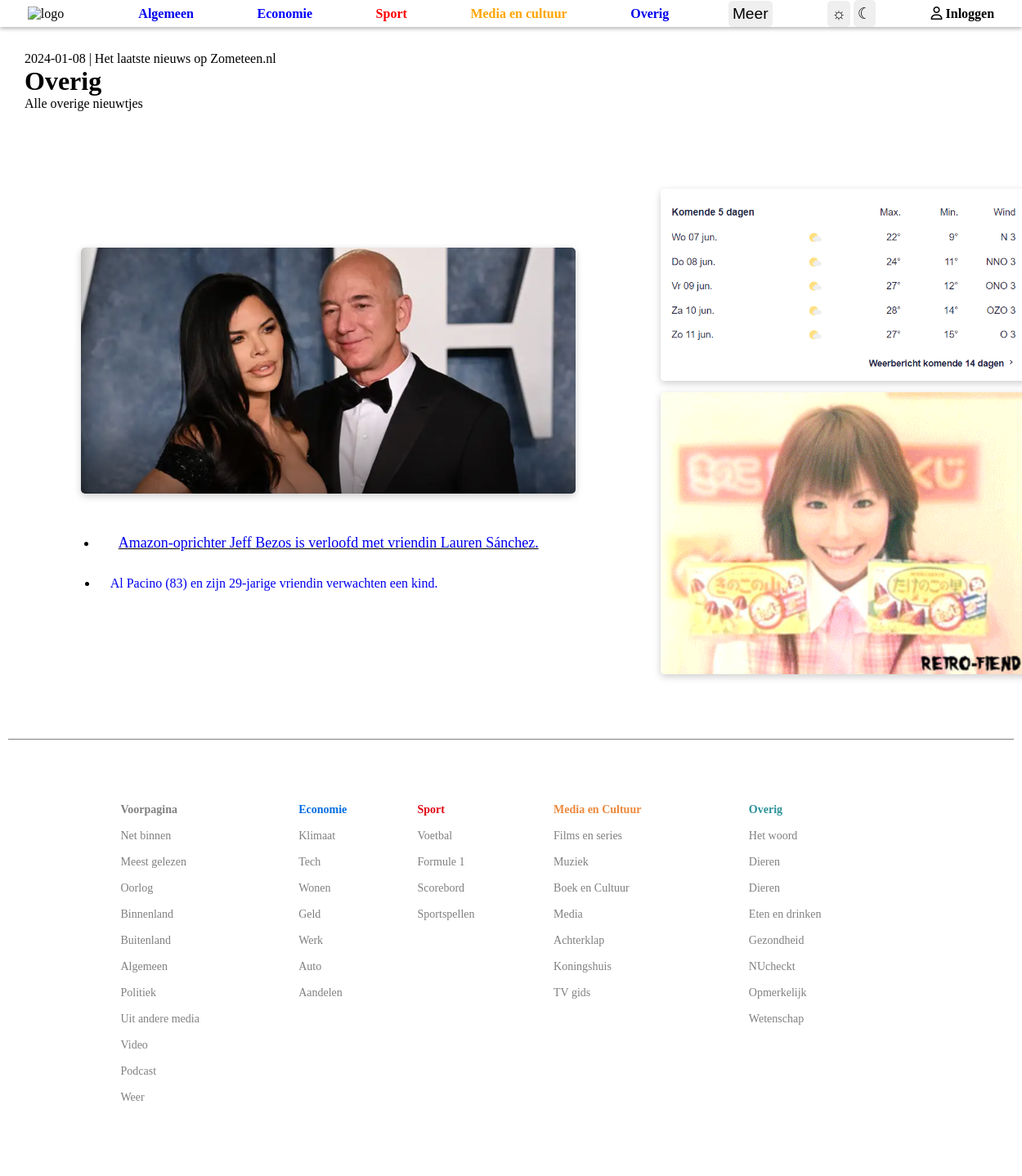
Page /overig.php on the committed database.
### tables this page shows
CREATE TABLE `nieuwsberichten` (
    id INT NOT NULL AUTO_INCREMENT PRIMARY KEY,
    titel VARCHAR(100) NOT NULL,
    categorie ENUM('economie', 'sport', 'media_en_cultuur', 'overig') NOT NULL,
    datum_geplaatst DATETIME NOT NULL,
    inhoud1 TEXT NOT NULL,
    inhoud2 TEXT NOT NULL,
    afbeelding_naam VARCHAR(100)
);

CREATE TABLE `advertenties` (
    id INT NOT NULL AUTO_INCREMENT PRIMARY KEY,
    naam VARCHAR(100) NULL,
    afbeelding_naam VARCHAR(100)
);

### database_connectie.php (called while the page is built)
<?php
$host = '127.0.0.1';
$db   = 'nieuwspagina_zometeen';
$user = 'bit_academy';
$pass = 'bit_academy';
$charset = 'utf8mb4';
$dsn = "mysql:host=$host;dbname=$db;charset=$charset";
$options = [
    PDO::ATTR_ERRMODE            => PDO::ERRMODE_EXCEPTION,
    PDO::ATTR_DEFAULT_FETCH_MODE => PDO::FETCH_ASSOC,
    PDO::ATTR_EMULATE_PREPARES   => false,
];
try {
    $pdo = new PDO($dsn, $user, $pass, $options);
} catch (PDOException $e) {
    exit('Error connecting to database: ' . $e->getMessage());
}
$random_number = rand(1, 7);
$advertensiePDO = $pdo->query("SELECT afbeelding_naam FROM advertenties WHERE id = $random_number");
$advertensie = $advertensiePDO->fetch();
?>

### overig.php (the view, shortened to what this page needs)
<!DOCTYPE html>
<html lang="nl">
<head>
    <?PHP
    include "./database_connectie.php";
    $artikelenPDO = $pdo->query("SELECT titel, id FROM nieuwsberichten WHERE
    categorie = 'overig' ORDER BY datum_geplaatst DESC");
    $afbeelding_naamPDO = $pdo ->query("SELECT afbeelding_naam FROM nieuwsberichten WHERE
    categorie = 'overig' ORDER BY datum_geplaatst DESC LIMIT 1");
    $afbeelding_naam = $afbeelding_naamPDO->fetch();
    ?>
    <link rel="stylesheet" href="style.css">
    <link rel="stylesheet" href="https://cdnjs.cloudflare.com/ajax/libs/font-awesome/6.4.0/css/all.min.css">
</head>
<body>
    <?PHP include "./header.php"; ?>
    <div class="titel">
        <p><?PHP echo date("Y-m-d") ?> | Het laatste nieuws op Zometeen.nl</p>
        <h1 class="overig">Overig</h1>
        <p>Alle overige nieuwtjes</p>
    </div>
    <div class="algemeen">
        <div>
            <img class="news_list_afbeelding" src="afbeeldingen/nieuws_afbeeldingen/<?PHP echo $afbeelding_naam['afbeelding_naam']; ?>.png" alt="afbeelding">
            <div class="news_list">
                <ul>
                <?PHP
                while($bericht = $artikelenPDO->fetch()) {
                    echo "<li class='nieuws_titel'><a href='./nieuwsbericht.php?id=" . $bericht['id'] . "'>" . $bericht['titel'] . "</a></li>";
                }
                ?>
                </ul>
            </div>
        </div>
        <div>
            <img src="afbeeldingen/weerbericht.png" alt="weerbericht" class="algemeen_afbeelding">
            <img src="afbeeldingen/adv/<?PHP echo $advertensie['afbeelding_naam']; ?>.gif" alt="adv" class="algemeen_afbeelding">
        </div>
   </div>
   <?PHP include "./footer.php";?>
</body>
</html>

### style.css (style rules this page uses)
* { margin: 0; padding: 0; }
body { display: flex; flex-direction: column; }
div { margin: 10px; padding: 20px; }
a { text-decoration: none; padding: 5px; border-radius: 5px; }
.titel { width: 310px; }
.algemeen { display: flex; flex-direction: row; justify-content: space-evenly; align-items: center; }
.algemeen>div:last-child { width: 30%; }
.nieuws_titel { padding: 10px; }
.nieuws_titel:first-child { font-size: large; text-decoration: underline; padding: 20px; }
.algemeen_afbeelding { width: 450px; border-radius: 5px; box-shadow: 0 3px 10px rgb(0 0 0 / 0.2); margin: 5px; }
.news_list_afbeelding { display: block; width: 97%; border-radius: 5px; box-shadow: 0 3px 10px rgb(0 0 0 / 0.2); margin: 5px; margin-right: auto; margin-left: auto; }

### rows in the picture
nieuwsberichten: afbeelding_naam (picture), titel "Amazon-oprichter Jeff Bezos is verloofd met vriendin Lauren Sánchez."
nieuwsberichten: titel "Al Pacino (83) en zijn 29-jarige vriendin verwachten een kind."
advertenties: afbeelding_naam (picture)
